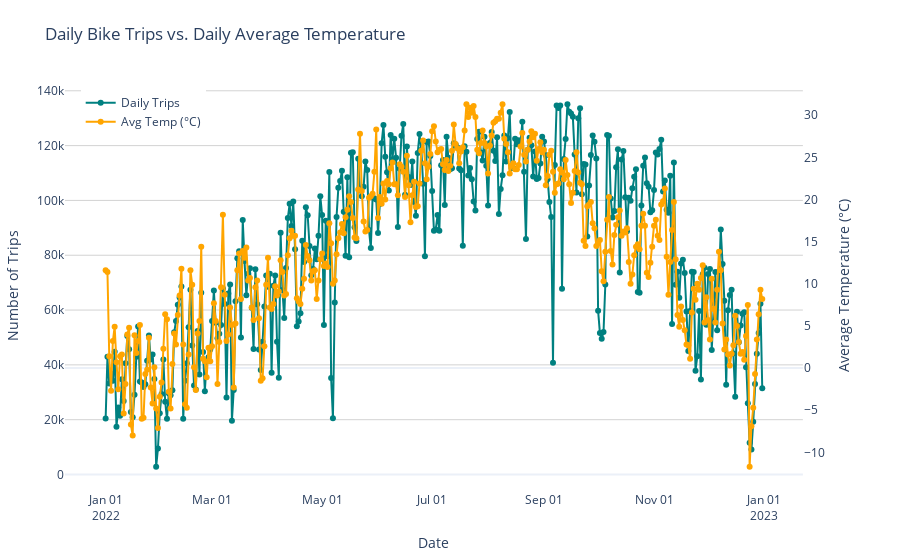

The code cell stored with this chart in its notebook:
### Code cell
# Prepare data as per day
daily = (
    df.groupby('date')
      .agg(
          trips_per_day=('ride_id', 'count'),
          avgtemp=('avgtemp', 'mean')
      )
      .reset_index()
)

# Build a subplot with a secondary y-axis
fig_2 = make_subplots(specs=[[{"secondary_y": True}]])

# Add daily trips trace on primary y-axis (teal)
fig_2.add_trace(
    go.Scatter(
        x=daily['date'],
        y=daily['trips_per_day'],
        mode='lines+markers',
        name='Daily Trips',
        line=dict(color='teal'),
        hovertemplate='%{x|%Y-%m-%d}<br>Trips: %{y}<extra></extra>'
    ),
    secondary_y=False
)

# Add average temperature trace on secondary y-axis (orange)
fig_2.add_trace(
    go.Scatter(
        x=daily['date'],
        y=daily['avgtemp'],
        mode='lines+markers',
        name='Avg Temp (°C)',
        line=dict(color='orange'),
        hovertemplate='%{x|%Y-%m-%d}<br>Temp: %{y}°C<extra></extra>'
    ),
    secondary_y=True
)

# Update axes labels and layout
fig_2.update_xaxes(
    title_text="Date",
    tickformat="%b %d\n%Y",
    showgrid=False,
    rangeslider_visible=True
)

fig_2.update_yaxes(
    title_text="Number of Trips",
    secondary_y=False,
    showgrid=True,
    gridcolor='lightgray'
)
fig_2.update_yaxes(
    title_text="Average Temperature (°C)",
    secondary_y=True,
    showgrid=False
)

fig_2.update_layout(
    title="Daily Bike Trips vs. Daily Average Temperature",
    legend=dict(x=0.02, y=0.98),
    margin=dict(l=50, r=50, t=80, b=50),
    template="plotly_white"
)

# 6. Render the chart
fig_2.update_xaxes(rangeslider_visible=False)
fig_2.show()

### Figure 1 — Plotly figure (JSON) as saved in the notebook; plotly's stock layout.template omitted (floating-point values rounded to 4 significant figures; data arrays with more than 128 entries replaced by an {"elided": "..."} marker saying what was removed)
{"data": [{"hovertemplate": "%{x|%Y-%m-%d}<br>Trips: %{y}<extra></extra>", "line": {"color": "teal"}, "mode": "lines+markers", "name": "Daily Trips", "type": "scatter", "x": {"elided": "365 str values"}, "xaxis": "x", "y": {"elided": "365 int values"}, "yaxis": "y"}, {"hovertemplate": "%{x|%Y-%m-%d}<br>Temp: %{y}°C<extra></extra>", "line": {"color": "orange"}, "mode": "lines+markers", "name": "Avg Temp (°C)", "type": "scatter", "x": {"elided": "365 str values"}, "xaxis": "x", "y": {"elided": "365 float values"}, "yaxis": "y2"}], "layout": {"legend": {"x": 0.02, "y": 0.98}, "margin": {"b": 50, "l": 50, "r": 50, "t": 80}, "title": {"text": "Daily Bike Trips vs. Daily Average Temperature"}, "xaxis": {"anchor": "y", "domain": [0, 0.94], "rangeslider": {"visible": false}, "showgrid": false, "tickformat": "%b %d\n%Y", "title": {"text": "Date"}}, "yaxis": {"anchor": "x", "domain": [0, 1], "gridcolor": "lightgray", "showgrid": true, "title": {"text": "Number of Trips"}}, "yaxis2": {"anchor": "x", "overlaying": "y", "showgrid": false, "side": "right", "title": {"text": "Average Temperature (°C)"}}}}
